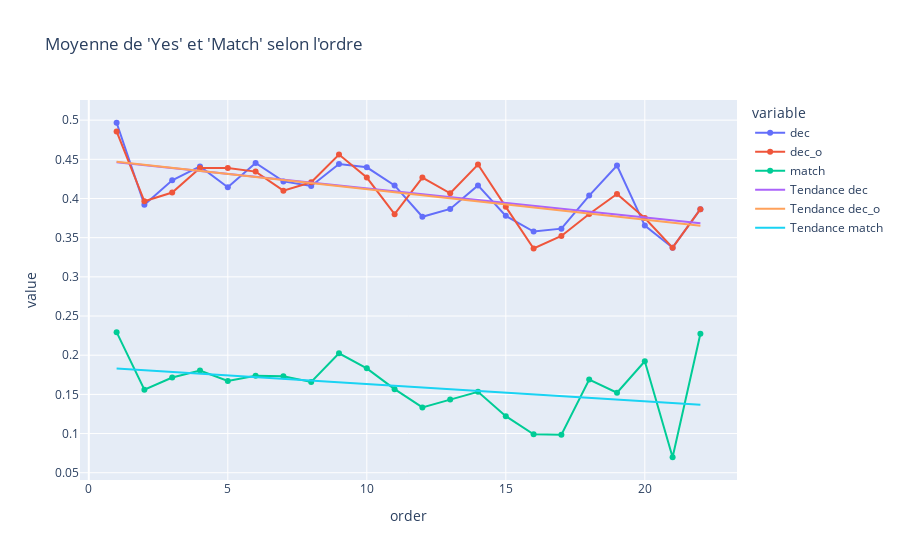

Notebook cell for this chart:
### Markdown cell above
### Est ce que l'ordre des RDV est important pour avoir un second RDV ?

### Code cell
taux_oui_par_ordre = filterd_df.groupby('order')[['dec','dec_o','match']].mean()
print(taux_oui_par_ordre)
taux_oui_par_ordre.reset_index(inplace=True)
fig = px.line(
    taux_oui_par_ordre, x="order", y=['dec','dec_o','match'],
    markers=True, title="Moyenne de 'Yes' et 'Match' selon l'ordre"
)

for col in ['dec', 'dec_o', 'match']:
    x = taux_oui_par_ordre['order']
    y = taux_oui_par_ordre[col]
    z = numpy.polyfit(x, y, 1)     
    p = numpy.poly1d(z)              
    fig.add_trace(go.Scatter(
        x=x, y=p(x),
        mode="lines",
        name=f"Tendance {col}",
        line={"dash":"solid"}
    ))

fig.show()

### Figure 1 — Plotly figure (JSON) as saved in the notebook; plotly's stock layout.template omitted (floating-point values rounded to 4 significant figures)
{"data": [{"hovertemplate": "variable=dec<br>order=%{x}<br>value=%{y}<extra></extra>", "legendgroup": "dec", "line": {"color": "#636efa", "dash": "solid"}, "marker": {"symbol": "circle"}, "mode": "lines+markers", "name": "dec", "orientation": "v", "showlegend": true, "type": "scatter", "x": [1, 2, 3, 4, 5, 6, 7, 8, 9, 10, 11, 12, 13, 14, 15, 16, 17, 18, 19, 20, 21, 22], "xaxis": "x", "y": [0.4967, 0.392, 0.4232, 0.441, 0.4143, 0.4454, 0.4218, 0.4159, 0.4439, 0.4398, 0.4167, 0.3767, 0.3867, 0.4167, 0.3779, 0.3578, 0.3615, 0.4038, 0.442, 0.3654, 0.3372, 0.3864], "yaxis": "y"}, {"hovertemplate": "variable=dec_o<br>order=%{x}<br>value=%{y}<extra></extra>", "legendgroup": "dec_o", "line": {"color": "#EF553B", "dash": "solid"}, "marker": {"symbol": "circle"}, "mode": "lines+markers", "name": "dec_o", "orientation": "v", "showlegend": true, "type": "scatter", "x": [1, 2, 3, 4, 5, 6, 7, 8, 9, 10, 11, 12, 13, 14, 15, 16, 17, 18, 19, 20, 21, 22], "xaxis": "x", "y": [0.4855, 0.3964, 0.4076, 0.4388, 0.4388, 0.4343, 0.41, 0.4207, 0.4561, 0.4267, 0.38, 0.4267, 0.4067, 0.4433, 0.3893, 0.3362, 0.3521, 0.3803, 0.4058, 0.375, 0.3372, 0.3864], "yaxis": "y"}, {"hovertemplate": "variable=match<br>order=%{x}<br>value=%{y}<extra></extra>", "legendgroup": "match", "line": {"color": "#00cc96", "dash": "solid"}, "marker": {"symbol": "circle"}, "mode": "lines+markers", "name": "match", "orientation": "v", "showlegend": true, "type": "scatter", "x": [1, 2, 3, 4, 5, 6, 7, 8, 9, 10, 11, 12, 13, 14, 15, 16, 17, 18, 19, 20, 21, 22], "xaxis": "x", "y": [0.2294, 0.1559, 0.1715, 0.1804, 0.167, 0.1737, 0.173, 0.1659, 0.2024, 0.1832, 0.1567, 0.1333, 0.1433, 0.1533, 0.1221, 0.09914, 0.09859, 0.169, 0.1522, 0.1923, 0.06977, 0.2273], "yaxis": "y"}, {"line": {"dash": "solid"}, "mode": "lines", "name": "Tendance dec", "type": "scatter", "x": [1, 2, 3, 4, 5, 6, 7, 8, 9, 10, 11, 12, 13, 14, 15, 16, 17, 18, 19, 20, 21, 22], "y": [0.4463, 0.4426, 0.4389, 0.4352, 0.4315, 0.4278, 0.4241, 0.4203, 0.4166, 0.4129, 0.4092, 0.4055, 0.4018, 0.3981, 0.3944, 0.3907, 0.387, 0.3833, 0.3796, 0.3759, 0.3722, 0.3685]}, {"line": {"dash": "solid"}, "mode": "lines", "name": "Tendance dec_o", "type": "scatter", "x": [1, 2, 3, 4, 5, 6, 7, 8, 9, 10, 11, 12, 13, 14, 15, 16, 17, 18, 19, 20, 21, 22], "y": [0.4469, 0.443, 0.4391, 0.4352, 0.4313, 0.4274, 0.4236, 0.4197, 0.4158, 0.4119, 0.408, 0.4041, 0.4003, 0.3964, 0.3925, 0.3886, 0.3847, 0.3808, 0.3769, 0.3731, 0.3692, 0.3653]}, {"line": {"dash": "solid"}, "mode": "lines", "name": "Tendance match", "type": "scatter", "x": [1, 2, 3, 4, 5, 6, 7, 8, 9, 10, 11, 12, 13, 14, 15, 16, 17, 18, 19, 20, 21, 22], "y": [0.1832, 0.181, 0.1787, 0.1765, 0.1743, 0.1721, 0.1699, 0.1677, 0.1655, 0.1633, 0.1611, 0.1589, 0.1567, 0.1545, 0.1523, 0.15, 0.1478, 0.1456, 0.1434, 0.1412, 0.139, 0.1368]}], "layout": {"legend": {"title": {"text": "variable"}, "tracegroupgap": 0}, "title": {"text": "Moyenne de 'Yes' et 'Match' selon l'ordre"}, "xaxis": {"anchor": "y", "domain": [0, 1], "title": {"text": "order"}}, "yaxis": {"anchor": "x", "domain": [0, 1], "title": {"text": "value"}}}}
